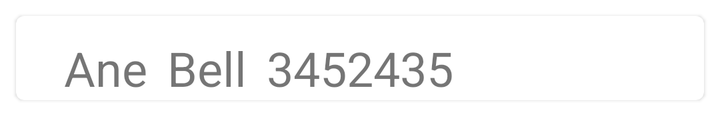
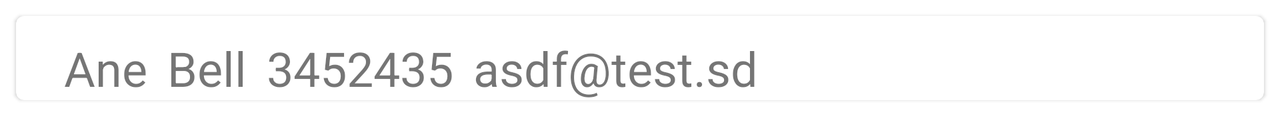

The same Android screen from two of the app's own layout files: first res/layout/ as a phone draws it, then the repository's variant for another configuration, drawn on a device whose configuration selects that folder. Both files follow.
<!-- AndroidManifest.xml: application theme Theme.CrmWebAppAndroid -->
<!-- res/layout/employee_item.xml -->
<?xml version="1.0" encoding="utf-8"?>
<layout xmlns:android="http://schemas.android.com/apk/res/android"
    xmlns:app="http://schemas.android.com/apk/res-auto"
    xmlns:tools="http://schemas.android.com/tools">
    <com.google.android.material.card.MaterialCardView

        android:layout_width="match_parent"
        android:layout_height="wrap_content"
        android:layout_margin="8dp">


        <androidx.constraintlayout.widget.ConstraintLayout
            android:id="@+id/calenderItem"
            android:layout_width="match_parent"
            android:layout_height="wrap_content">


            <TextView
                android:id="@+id/calItemFirstname"
                android:layout_width="wrap_content"
                android:layout_height="wrap_content"
                android:layout_marginStart="24dp"
                android:layout_marginTop="10dp"
                android:text="Ane"
                android:textSize="24sp"
                app:layout_constraintStart_toStartOf="parent"
                app:layout_constraintTop_toTopOf="parent" />

            <TextView
                android:id="@+id/calItemLastname"
                android:layout_width="0dp"
                android:layout_height="wrap_content"
                android:layout_marginStart="10dp"
                android:layout_marginTop="10dp"
                android:text="Bell"
                android:textSize="24sp"
                app:layout_constraintStart_toEndOf="@+id/calItemFirstname"
                app:layout_constraintTop_toTopOf="parent" />

            <TextView
                android:id="@+id/calItemPhone"
                android:layout_width="wrap_content"
                android:layout_height="wrap_content"
                android:layout_marginStart="10dp"
                android:layout_marginTop="10dp"
                android:text="3452435"
                android:textSize="24sp"
                app:layout_constraintStart_toEndOf="@+id/calItemLastname"
                app:layout_constraintTop_toTopOf="parent" />
        </androidx.constraintlayout.widget.ConstraintLayout>
    </com.google.android.material.card.MaterialCardView>
</layout>
<!-- resources referenced by this layout -->
<resources>
  <style name="Theme.CrmWebAppAndroid" parent="Theme.MaterialComponents.DayNight.DarkActionBar">
          
          <item name="colorPrimary">@color/primary</item>
          <item name="colorPrimaryVariant">@color/primary_dark</item>
          <item name="colorOnPrimary">@color/white</item>
          
          <item name="colorSecondary">@color/primary_light</item>
          <item name="colorSecondaryVariant">@color/primary</item>
          <item name="colorOnSecondary">@color/black</item>
          
          <item name="android:statusBarColor" tools:targetApi="l">?attr/colorPrimaryVariant</item>
          
  
      </style>
  <color name="primary">#00BCD4</color>
  <color name="primary_dark">#0097A7</color>
  <color name="white">#FFFFFFFF</color>
  <color name="primary_light">#B2EBF2</color>
  <color name="black">#FF000000</color>
</resources>
<!-- res/layout-land/employee_item.xml (the repository's variant of the layout above) -->
<!-- drawn on the phone turned sideways -->
<?xml version="1.0" encoding="utf-8"?>
<layout xmlns:android="http://schemas.android.com/apk/res/android"
    xmlns:app="http://schemas.android.com/apk/res-auto"
    xmlns:tools="http://schemas.android.com/tools">

    <com.google.android.material.card.MaterialCardView

        android:layout_width="match_parent"
        android:layout_height="wrap_content"
        android:layout_margin="8dp">


        <androidx.constraintlayout.widget.ConstraintLayout
            android:id="@+id/calenderItem"
            android:layout_width="match_parent"
            android:layout_height="wrap_content">


            <TextView
                android:id="@+id/calItemFirstname"
                android:layout_width="wrap_content"
                android:layout_height="wrap_content"
                android:layout_marginStart="24dp"
                android:layout_marginTop="10dp"
                android:text="Ane"
                android:textSize="24sp"
                app:layout_constraintStart_toStartOf="parent"
                app:layout_constraintTop_toTopOf="parent" />

            <TextView
                android:id="@+id/calItemLastname"
                android:layout_width="0dp"
                android:layout_height="wrap_content"
                android:layout_marginStart="10dp"
                android:layout_marginTop="10dp"
                android:text="Bell"
                android:textSize="24sp"
                app:layout_constraintStart_toEndOf="@+id/calItemFirstname"
                app:layout_constraintTop_toTopOf="parent" />

            <TextView
                android:id="@+id/calItemPhone"
                android:layout_width="wrap_content"
                android:layout_height="wrap_content"
                android:layout_marginStart="10dp"
                android:layout_marginTop="10dp"
                android:text="3452435"
                android:textSize="24sp"
                app:layout_constraintStart_toEndOf="@+id/calItemLastname"
                app:layout_constraintTop_toTopOf="parent" />

            <TextView
                android:id="@+id/calItemEmail"
                android:layout_width="wrap_content"
                android:layout_height="wrap_content"
                android:layout_marginStart="10dp"
                android:layout_marginTop="10dp"
                android:text="asdf@test.sd"
                android:textSize="24sp"
                app:layout_constraintStart_toEndOf="@+id/calItemPhone"
                app:layout_constraintTop_toTopOf="parent" />
        </androidx.constraintlayout.widget.ConstraintLayout>
    </com.google.android.material.card.MaterialCardView>
</layout>
